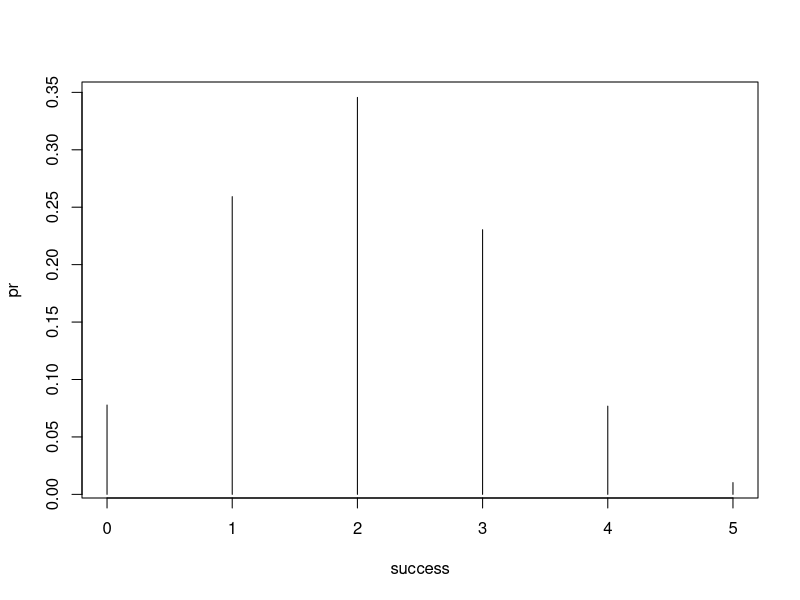
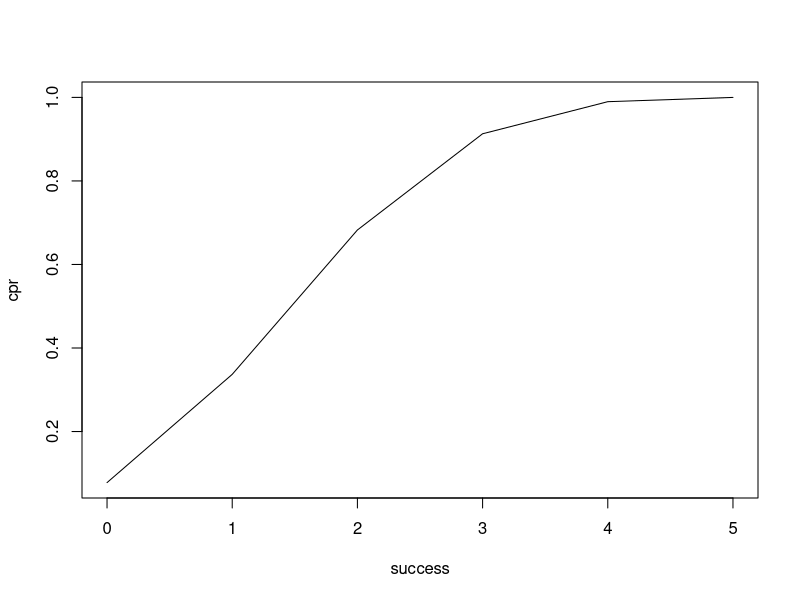
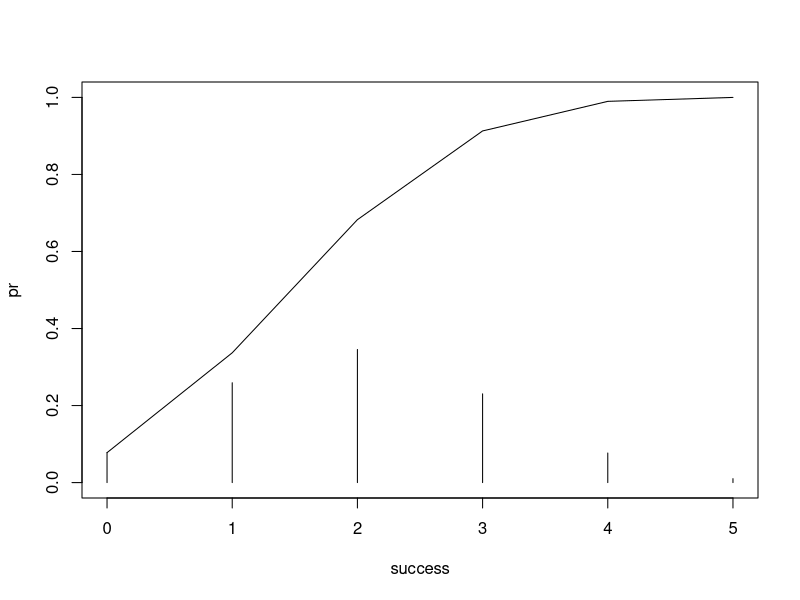

Generate these figures, in order, with R:
## Binomial distribution 이항분포

# 확률
k <-  3 # 앞면이 3회
n <-  5 # 시행 횟수 5회
p <- 0.4 # 앞면이 나올 확률 

dbinom(k, n, p) # 이항분포함수(앞면이 3회 나올 확률)
pbinom(k, n, p) # 누적(앞면이 3회 이하로 나올 확률)

# Recursive Cumulative Function 재귀적 누적함수
cupr <- function(k, n, p) {
  if(k>0){
    cupr(k-1, n, p) + dbinom(k, n, p)
  }
  else if(k==0){
    dbinom(0, n, p)
  }
  else
    stop("k should be non-negative.")
}
cupr(k, n, p); pbinom(k, n, p)

#Plot 도표 
success <- 0:n 

pr  <- sapply(success, function(k) dbinom(k,n,p)) 
cpr <- sapply(success, function(k) pbinom(k,n,p))

plot(success, pr, type = 'h')

plot(success,cpr, type = 'l')

plot( success, pr, type = 'h', ylim = c(0,1)) 
lines(success,cpr, type = 'l')
